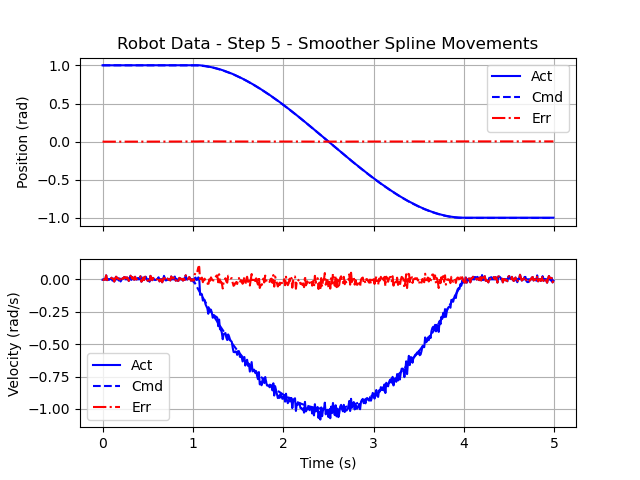

Write the Python code that produced this figure.
'''goals3democode.py

   Demo code for Goals 3
'''

# Import useful packages
import hebi
import numpy as np              # For future use
import matplotlib.pyplot as plt

from math import pi, sin, cos, asin, acos, atan2, sqrt
from time import sleep, time


#
#  HEBI Initialization
#
#  Create the motor group, and pre-allocate the command and feedback
#  data structures.  Remember to set the names list to match your
#  motor.
#
names = ['5.5']
group = hebi.Lookup().get_group_from_names(['robotlab'], names)
if group is None:
  print("Unable to find both motors " + str(names))
  raise Exception("Unable to connect to motors")

command  = hebi.GroupCommand(group.size)
feedback = hebi.GroupFeedback(group.size)

dt = 0.01                       # HEBI feedback comes in at 100Hz!

# Also read the initial position.
feedback = group.get_next_feedback(reuse_fbk=feedback)
pinit = feedback.position[0]


#
#  Define the parameters
#
T = 5.0                         # 5 seconds total run time


#
#  Pre-allocate the storage.
#
N = int(T / dt)                 # 100 samples/second.

Time = [0.0] * N
PAct = [0.0] * N
PCmd = [0.0] * N
PErr = [0.0] * N
VAct = [0.0] * N
VCmd = [0.0] * N
VErr = [0.0] * N


#
#  Execute the movement.
#
# Initialize the index and time.
index = 0
t = 0.0
feedback = group.get_next_feedback(reuse_fbk=feedback)
p_init = feedback.position[0]
v_init = 0.0
p_final = 1.0
v_final = 0.0
if p_init >= 0:
    p_final = -1.0
T_move = 3.0
first_move = 1.0

a = p_init
b = v_init
c = 3*(p_final - p_init)/(T_move)**2 - v_final/T_move - 2*v_init/T_move
d = (-2)*(p_final - p_init)/(T_move)**3 + v_final/(T_move)**2 + v_init/(T_move)**2

while True:
    # Compute the commands for this time step.
    if t >= first_move and t < first_move + T_move:
        vcmd = b + 2*c*(t - first_move) + 3*d*(t - first_move)**2
        pcmd = a + b*(t - first_move) + c*(t - first_move)**2 + d*(t - first_move)**3
    elif t < first_move:
        pcmd = p_init
        vcmd = 0.0
    else:
        pcmd = p_final
        vcmd = 0.0
        


    # Send the commands.  This returns immediately.
    command.position = [pcmd]
    command.velocity = [vcmd]
    group.send_command(command)

    # Read the actual data. This blocks (internally waits) 10ms for
    # the data and therefor replaces the "sleep(0.01)".
    feedback = group.get_next_feedback(reuse_fbk=feedback)
    pact = feedback.position[0]
    vact = feedback.velocity[0]

    # Store the data for this time step (at the current index).
    Time[index] = t
    PAct[index] = pact
    PCmd[index] = pcmd
    PErr[index] = pact - pcmd
    VAct[index] = vact
    VCmd[index] = vcmd
    VErr[index] = vact - vcmd

    # Advance the index/time.
    index += 1
    t     += dt

    # Break (end) the loop, if we run out of storage or time.
    if index >= N or t >= T:
        break


#
#  Plot.
#
# Create a plot of position and velocity, actual and command!
fig, (ax1, ax2) = plt.subplots(2, 1, sharex=True)

ax1.plot(Time[0:index], PAct[0:index], color='blue', linestyle='-',  label='Act')
ax1.plot(Time[0:index], PCmd[0:index], color='blue', linestyle='--', label='Cmd')
ax1.plot(Time[0:index], PErr[0:index], color='red', linestyle='-.', label='Err')
ax2.plot(Time[0:index], VAct[0:index], color='blue', linestyle='-',  label='Act')
ax2.plot(Time[0:index], VCmd[0:index], color='blue', linestyle='--', label='Cmd')
ax2.plot(Time[0:index], VErr[0:index], color='red', linestyle='-.', label='Err')

ax1.set_title('Robot Data - Step 5 - Smoother Spline Movements')
ax1.set_ylabel('Position (rad)')
ax2.set_ylabel('Velocity (rad/s)')
ax2.set_xlabel('Time (s)')

ax1.grid()
ax2.grid()
ax1.legend()
ax2.legend()

plt.show()
